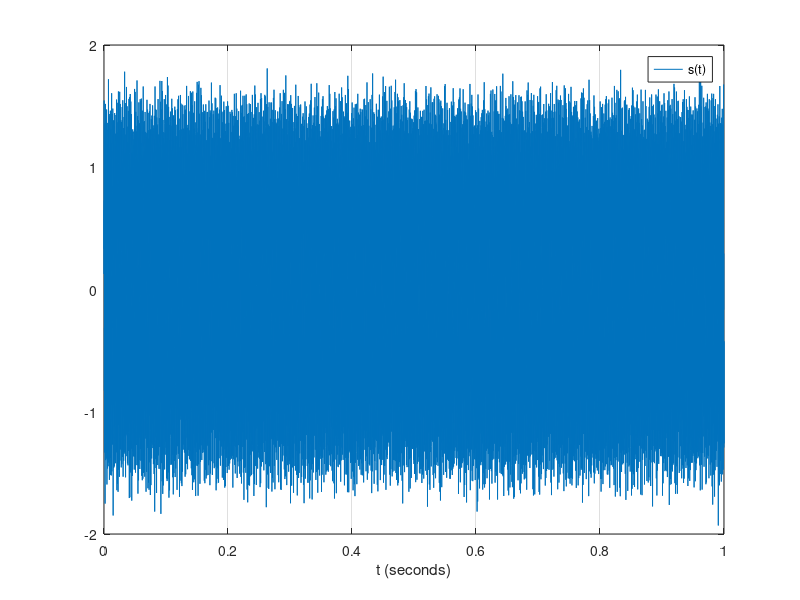
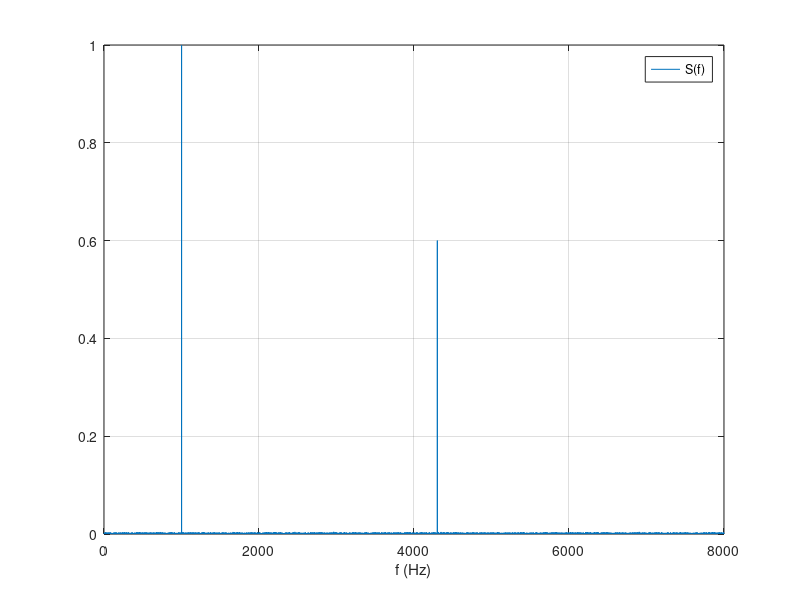

Here is the MATLAB script that generated these plots, in order:
close all
clear all

% check fft

Fs = 16e3;
t = [0 : 1/Fs : 1-1/Fs]';
n = length(t);
f1 = 1e3; 
f2 = 4.3e3;
s1 = sin(2*pi*f1*t);
s2 = 0.6*cos(2*pi*f2*t); 
s3 = 0.1*randn(n,1);
s = s1 + s2 + s3; 
S = fft(s);
S = abs(S/n); 
S = 2*S(1:n/2);

% stft 




figure; plot(t,s); legend('s(t)'); xlabel('t (seconds)'); grid on; 
figure; plot(S); legend('S(f)'); xlabel('f (Hz)'); grid on; 